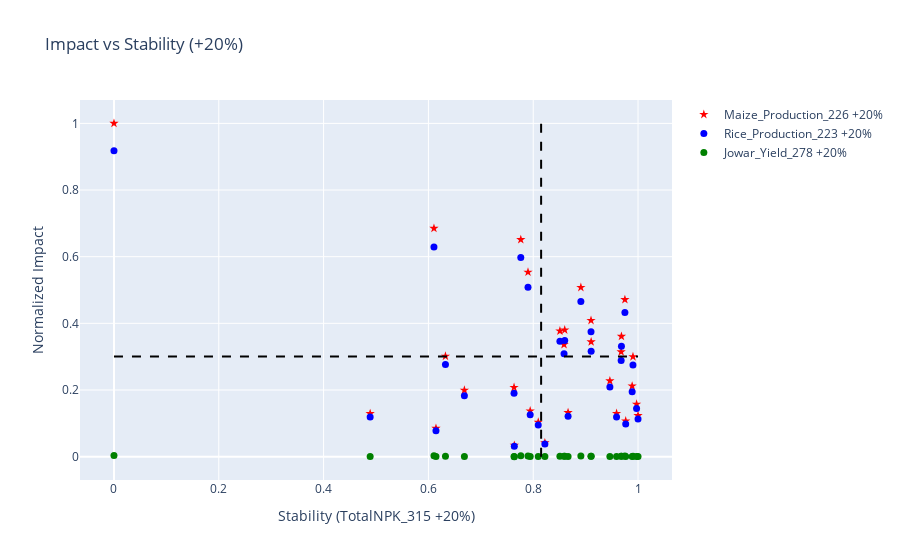
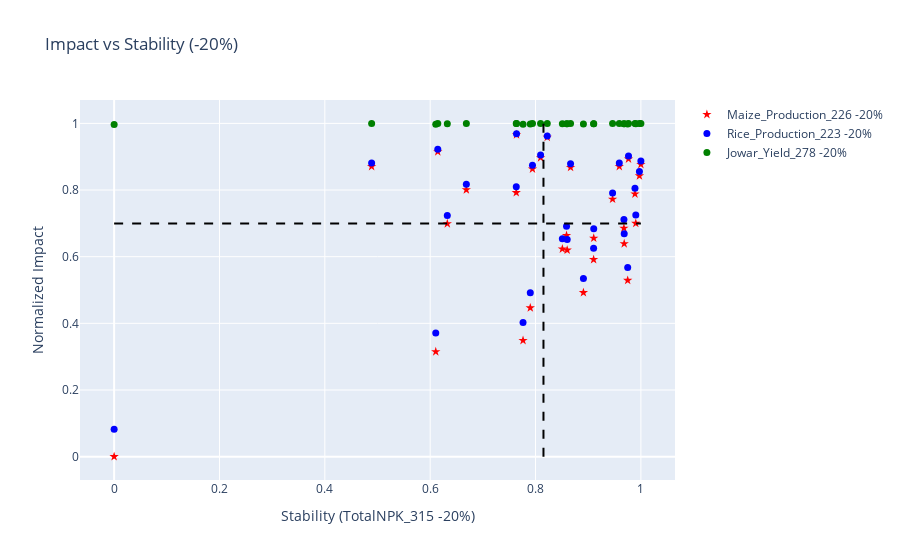

Write notebook code for charts like these, in order.
### Code cell
base_column = "TotalNPK_315"
capability_vector = ["Maize_Production_226", "Rice_Production_223","Jowar_Yield_278"]
change_percentage = 20
dim = 3

new_data_3d, handle_increase, handle_decrease,result_df = calc_and_vis_impact_stability(G, existing_data.copy(), adjacency_file, base_column, capability_vector, change_percentage, dim)
new_data_3d.head()

### Figure 1 — Plotly figure (JSON) as saved in the notebook; plotly's stock layout.template omitted (floating-point values rounded to 4 significant figures)
{"data": [{"hovertemplate": "%{text}<br>Impact: %{y:.2f}<br>Stability: %{x:.2f}", "marker": {"color": "red", "size": 7, "symbol": "star"}, "mode": "markers", "name": "Maize_Production_226 +20%", "text": ["BENGALURU", "BENGALURU(R)", "RAMANAGARA", "CHITRADURGA", "DAVANAGERE", "KOLAR", "CHIKKABALLAPURA", "SHIVAMOGGA", "TUMAKURU", "CHIKKAMAGALURU", "DAKSHINA KANNADA", "UDUPI", "HASSAN", "KODAGU", "MANDYA", "MYSURU", "CHAMARAJANAGAR", "BELAGAVI", "VIJAYAPURA", "BAGALKOT", "DHARAWAD", "GADAG", "HAVERI", "UTTARA KANNADA", "BALLARI", "BIDAR", "KALABURAGI", "YADGIRI", "RAICHUR", "KOPPAL"], "type": "scatter", "x": [0.959, 0.9765, 0.8223, 0.6687, 0.7901, 1, 0.9973, 0.9678, 0.9888, 0.8509, 0.8096, 0.7639, 0.8601, 0.9463, 0.8588, 0.9105, 0.8665, 0, 0.6325, 0.975, 0.7634, 0.4889, 0.9684, 0.6144, 0.6106, 0.7942, 0.9904, 0.8909, 0.7763, 0.9103], "y": [0.1294, 0.1069, 0.04139, 0.1993, 0.5535, 0.1232, 0.1574, 0.3144, 0.2118, 0.377, 0.1032, 0.03403, 0.3801, 0.2274, 0.3364, 0.3445, 0.1321, 1, 0.3012, 0.4711, 0.2076, 0.1292, 0.361, 0.08497, 0.6852, 0.1369, 0.2999, 0.5077, 0.6513, 0.4086]}, {"hovertemplate": "%{text}<br>Impact: %{y:.2f}<br>Stability: %{x:.2f}", "marker": {"color": "blue", "size": 7, "symbol": "circle"}, "mode": "markers", "name": "Rice_Production_223 +20%", "text": ["BENGALURU", "BENGALURU(R)", "RAMANAGARA", "CHITRADURGA", "DAVANAGERE", "KOLAR", "CHIKKABALLAPURA", "SHIVAMOGGA", "TUMAKURU", "CHIKKAMAGALURU", "DAKSHINA KANNADA", "UDUPI", "HASSAN", "KODAGU", "MANDYA", "MYSURU", "CHAMARAJANAGAR", "BELAGAVI", "VIJAYAPURA", "BAGALKOT", "DHARAWAD", "GADAG", "HAVERI", "UTTARA KANNADA", "BALLARI", "BIDAR", "KALABURAGI", "YADGIRI", "RAICHUR", "KOPPAL"], "type": "scatter", "x": [0.959, 0.9765, 0.8223, 0.6687, 0.7901, 1, 0.9973, 0.9678, 0.9888, 0.8509, 0.8096, 0.7639, 0.8601, 0.9463, 0.8588, 0.9105, 0.8665, 0, 0.6325, 0.975, 0.7634, 0.4889, 0.9684, 0.6144, 0.6106, 0.7942, 0.9904, 0.8909, 0.7763, 0.9103], "y": [0.1187, 0.09806, 0.03797, 0.1828, 0.5079, 0.113, 0.1445, 0.2885, 0.1944, 0.3459, 0.09464, 0.03122, 0.3488, 0.2086, 0.3086, 0.3161, 0.1212, 0.9176, 0.2764, 0.4323, 0.1905, 0.1186, 0.3313, 0.07796, 0.6287, 0.1256, 0.2752, 0.4658, 0.5976, 0.3749]}, {"hovertemplate": "%{text}<br>Impact: %{y:.2f}<br>Stability: %{x:.2f}", "marker": {"color": "green", "size": 7, "symbol": "circle"}, "mode": "markers", "name": "Jowar_Yield_278 +20%", "text": ["BENGALURU", "BENGALURU(R)", "RAMANAGARA", "CHITRADURGA", "DAVANAGERE", "KOLAR", "CHIKKABALLAPURA", "SHIVAMOGGA", "TUMAKURU", "CHIKKAMAGALURU", "DAKSHINA KANNADA", "UDUPI", "HASSAN", "KODAGU", "MANDYA", "MYSURU", "CHAMARAJANAGAR", "BELAGAVI", "VIJAYAPURA", "BAGALKOT", "DHARAWAD", "GADAG", "HAVERI", "UTTARA KANNADA", "BALLARI", "BIDAR", "KALABURAGI", "YADGIRI", "RAICHUR", "KOPPAL"], "type": "scatter", "x": [0.959, 0.9765, 0.8223, 0.6687, 0.7901, 1, 0.9973, 0.9678, 0.9888, 0.8509, 0.8096, 0.7639, 0.8601, 0.9463, 0.8588, 0.9105, 0.8665, 0, 0.6325, 0.975, 0.7634, 0.4889, 0.9684, 0.6144, 0.6106, 0.7942, 0.9904, 0.8909, 0.7763, 0.9103], "y": [0.0003649, 0.0002788, 2.815e-05, 0.0006323, 0.001988, 0.0003411, 0.0004722, 0.001073, 0.0006804, 0.001312, 0.0002645, 0, 0.001324, 0.0007399, 0.001157, 0.001188, 0.0003754, 0.003696, 0.001022, 0.001673, 0.0006641, 0.0003643, 0.001251, 0.0001949, 0.002492, 0.0003936, 0.001017, 0.001812, 0.002362, 0.001433]}], "layout": {"hovermode": "closest", "shapes": [{"line": {"color": "black", "dash": "dash"}, "name": "Average Stability", "type": "line", "x0": 0.8151, "x1": 0.8151, "y0": 0, "y1": 1}, {"line": {"color": "black", "dash": "dash"}, "name": "Average Impact", "type": "line", "x0": 0, "x1": 1, "y0": 0.3006, "y1": 0.3006}], "title": {"text": "Impact vs Stability (+20%)"}, "xaxis": {"title": {"text": "Stability (TotalNPK_315 +20%)"}}, "yaxis": {"title": {"text": "Normalized Impact"}}}}

### Figure 2 — Plotly figure (JSON) as saved in the notebook; plotly's stock layout.template omitted (floating-point values rounded to 4 significant figures)
{"data": [{"hovertemplate": "%{text}<br>Impact: %{y:.2f}<br>Stability: %{x:.2f}", "marker": {"color": "red", "size": 7, "symbol": "star"}, "mode": "markers", "name": "Maize_Production_226 -20%", "text": ["BENGALURU", "BENGALURU(R)", "RAMANAGARA", "CHITRADURGA", "DAVANAGERE", "KOLAR", "CHIKKABALLAPURA", "SHIVAMOGGA", "TUMAKURU", "CHIKKAMAGALURU", "DAKSHINA KANNADA", "UDUPI", "HASSAN", "KODAGU", "MANDYA", "MYSURU", "CHAMARAJANAGAR", "BELAGAVI", "VIJAYAPURA", "BAGALKOT", "DHARAWAD", "GADAG", "HAVERI", "UTTARA KANNADA", "BALLARI", "BIDAR", "KALABURAGI", "YADGIRI", "RAICHUR", "KOPPAL"], "type": "scatter", "x": [0.959, 0.9765, 0.8223, 0.6687, 0.7901, 1, 0.9973, 0.9678, 0.9888, 0.8509, 0.8096, 0.7639, 0.8601, 0.9463, 0.8588, 0.9105, 0.8665, 0, 0.6325, 0.975, 0.7634, 0.4889, 0.9684, 0.6144, 0.6106, 0.7942, 0.9904, 0.8909, 0.7763, 0.9103], "y": [0.8706, 0.8931, 0.9586, 0.8007, 0.4465, 0.8768, 0.8426, 0.6856, 0.7882, 0.623, 0.8968, 0.966, 0.6199, 0.7726, 0.6636, 0.6555, 0.8679, 0, 0.6988, 0.5289, 0.7924, 0.8708, 0.639, 0.915, 0.3148, 0.8631, 0.7001, 0.4923, 0.3487, 0.5914]}, {"hovertemplate": "%{text}<br>Impact: %{y:.2f}<br>Stability: %{x:.2f}", "marker": {"color": "blue", "size": 7, "symbol": "circle"}, "mode": "markers", "name": "Rice_Production_223 -20%", "text": ["BENGALURU", "BENGALURU(R)", "RAMANAGARA", "CHITRADURGA", "DAVANAGERE", "KOLAR", "CHIKKABALLAPURA", "SHIVAMOGGA", "TUMAKURU", "CHIKKAMAGALURU", "DAKSHINA KANNADA", "UDUPI", "HASSAN", "KODAGU", "MANDYA", "MYSURU", "CHAMARAJANAGAR", "BELAGAVI", "VIJAYAPURA", "BAGALKOT", "DHARAWAD", "GADAG", "HAVERI", "UTTARA KANNADA", "BALLARI", "BIDAR", "KALABURAGI", "YADGIRI", "RAICHUR", "KOPPAL"], "type": "scatter", "x": [0.959, 0.9765, 0.8223, 0.6687, 0.7901, 1, 0.9973, 0.9678, 0.9888, 0.8509, 0.8096, 0.7639, 0.8601, 0.9463, 0.8588, 0.9105, 0.8665, 0, 0.6325, 0.975, 0.7634, 0.4889, 0.9684, 0.6144, 0.6106, 0.7942, 0.9904, 0.8909, 0.7763, 0.9103], "y": [0.8813, 0.9019, 0.962, 0.8172, 0.4921, 0.887, 0.8555, 0.7115, 0.8056, 0.6541, 0.9054, 0.9688, 0.6512, 0.7914, 0.6914, 0.6839, 0.8788, 0.08242, 0.7236, 0.5677, 0.8095, 0.8814, 0.6687, 0.922, 0.3713, 0.8744, 0.7248, 0.5342, 0.4024, 0.6251]}, {"hovertemplate": "%{text}<br>Impact: %{y:.2f}<br>Stability: %{x:.2f}", "marker": {"color": "green", "size": 7, "symbol": "circle"}, "mode": "markers", "name": "Jowar_Yield_278 -20%", "text": ["BENGALURU", "BENGALURU(R)", "RAMANAGARA", "CHITRADURGA", "DAVANAGERE", "KOLAR", "CHIKKABALLAPURA", "SHIVAMOGGA", "TUMAKURU", "CHIKKAMAGALURU", "DAKSHINA KANNADA", "UDUPI", "HASSAN", "KODAGU", "MANDYA", "MYSURU", "CHAMARAJANAGAR", "BELAGAVI", "VIJAYAPURA", "BAGALKOT", "DHARAWAD", "GADAG", "HAVERI", "UTTARA KANNADA", "BALLARI", "BIDAR", "KALABURAGI", "YADGIRI", "RAICHUR", "KOPPAL"], "type": "scatter", "x": [0.959, 0.9765, 0.8223, 0.6687, 0.7901, 1, 0.9973, 0.9678, 0.9888, 0.8509, 0.8096, 0.7639, 0.8601, 0.9463, 0.8588, 0.9105, 0.8665, 0, 0.6325, 0.975, 0.7634, 0.4889, 0.9684, 0.6144, 0.6106, 0.7942, 0.9904, 0.8909, 0.7763, 0.9103], "y": [0.9996, 0.9997, 1.0, 0.9994, 0.998, 0.9997, 0.9995, 0.9989, 0.9993, 0.9987, 0.9997, 1, 0.9987, 0.9993, 0.9988, 0.9988, 0.9996, 0.9963, 0.999, 0.9983, 0.9993, 0.9996, 0.9987, 0.9998, 0.9975, 0.9996, 0.999, 0.9982, 0.9976, 0.9986]}], "layout": {"hovermode": "closest", "shapes": [{"line": {"color": "black", "dash": "dash"}, "name": "Average Stability", "type": "line", "x0": 0.8151, "x1": 0.8151, "y0": 0, "y1": 1}, {"line": {"color": "black", "dash": "dash"}, "name": "Average Impact", "type": "line", "x0": 0, "x1": 1, "y0": 0.6994, "y1": 0.6994}], "title": {"text": "Impact vs Stability (-20%)"}, "xaxis": {"title": {"text": "Stability (TotalNPK_315 -20%)"}}, "yaxis": {"title": {"text": "Normalized Impact"}}}}
